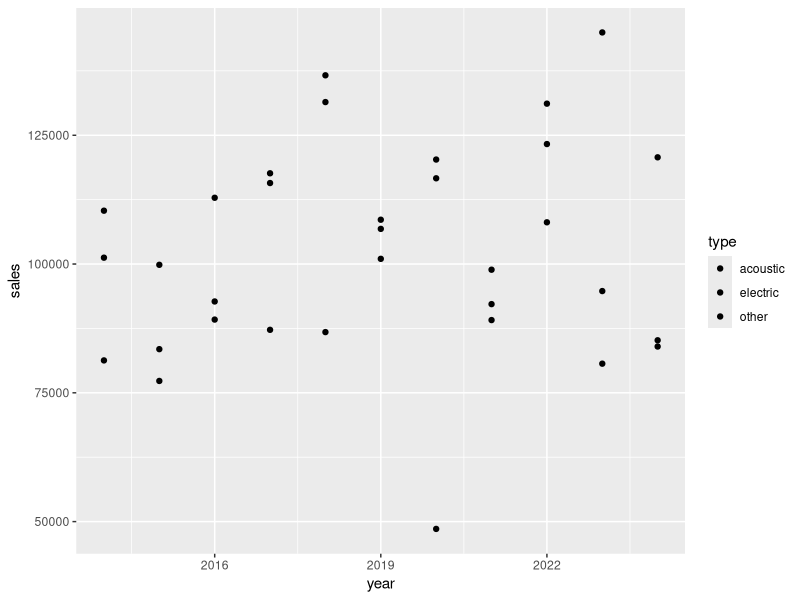

Write R code to recreate this figure.
#### Preamble ####
# Purpose: Simulates guitar sales in North America from 2021 to 2024
# Author: Liam Wall
# Date: 26 March 2024
# Contact: liam.wall@mail.utoronto.ca [...UPDATE THIS...]
# License: MIT


#### Workspace setup ####
library(tidyverse)

#### Simulate data ####
data <- 
  tibble(
    year = rep(2014:2024, each = 3),
    type = rep(c("electric", "acoustic", "other"), times = 11),
    sales = rnorm(n = 33, mean = 100000, sd = 20000)
  )

data |>
  ggplot(aes(x = year, y = sales, fill = type)) +
  geom_point()
